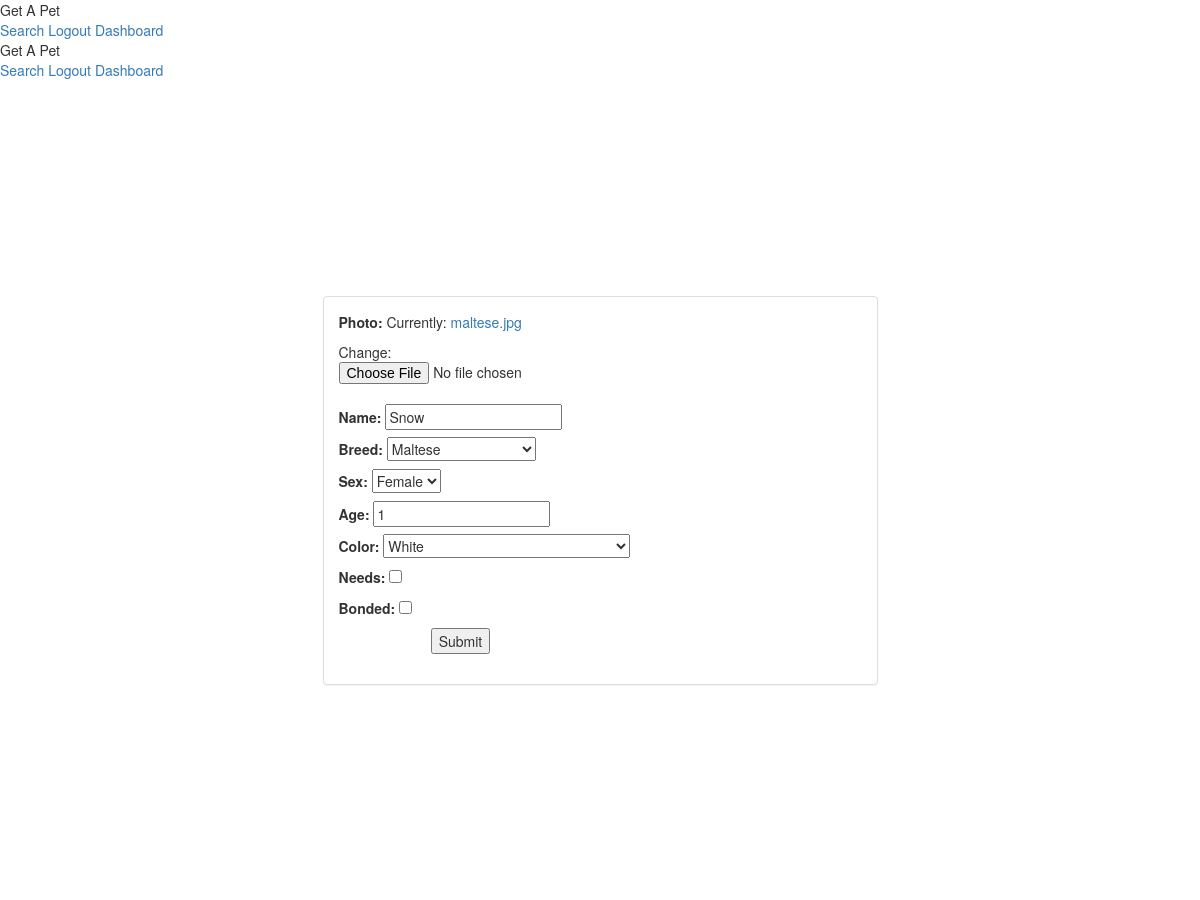
Screenshot of /users/updatepet/15 (signed in) with the database file from the repository.
### users/models.py (models this page shows, shortened)
class Pet(models.Model):
    photo = models.FileField(null=True)
    name = models.CharField(max_length=50)
    uid = models.ForeignKey(settings.AUTH_USER_MODEL, on_delete=models.CASCADE, null=True)
    breed = models.CharField(max_length=50, choices=BREED_CHOICES)
    sex = models.CharField(max_length=1, choices=SEX_CHOICES)
    age = models.PositiveIntegerField(default=0)
    color = models.CharField(max_length=50, choices=COLOR_CHOICES)
    needs = models.BooleanField(default=False)
    bonded = models.BooleanField(default=False)

### users/views.py (the view, shortened to what this page needs)
# urls.py: path('updatepet/<int:pk>', views.PetUpdate.as_view(), name='updatepet'),
class PetUpdate(UpdateView):
    model = Pet
    fields = ['photo', 'name', 'breed', 'sex', 'age', 'color', 'needs', 'bonded']

### templates/users/pet_form.html (shortened to what this page needs)
{% extends 'base.html' %}
{% block content %}
{% if user.is_authenticated %}
<br>
<div class="container-fluid vertical-align">
    <div class="col-sm-6 col-sm-offset-3 col-md-6">
        <div class="panel panel-default">
            <div class="panel-body">
                <form class="form-horizontal" method="post" action="" enctype="multipart/form-data">
                    {% include 'crform_template.html' %}
                    <div class="form-group">
                        <div class="col-sm-offset-2 col-sm-10">
                            <button type="submit" class="mdl-button mdl-js-button mdl-button--raised mdl-js-ripple-effect mdl-button--accent">Submit</button>
                        </div>
                    </div>
                </form>
                {% else %}
                <p><h3>You're not logged in</h3></p>
                {% endif %}
            </div>
        </div>
    </div>
</div>
{% endblock %}

### templates/crform_template.html (shortened to what this page needs)
{% for field in form %}
    <label>{{ field.label_tag }}</label>
    {{field}}
    <br>
{% endfor %}

### static/final/styles.css (style rules this page uses)
.vertical-align { min-height:100%; min-height:100vh; display:flex; align-items:center; }

### rows the page displays
Pet: form "Snow" "Maltese" "Female" "1" "White"

### other values shown
{{ field.label_tag }} "Photo:" "Name:" "Breed:" "Sex:" "Age:" "Color:" "Needs:" "Bonded:"
